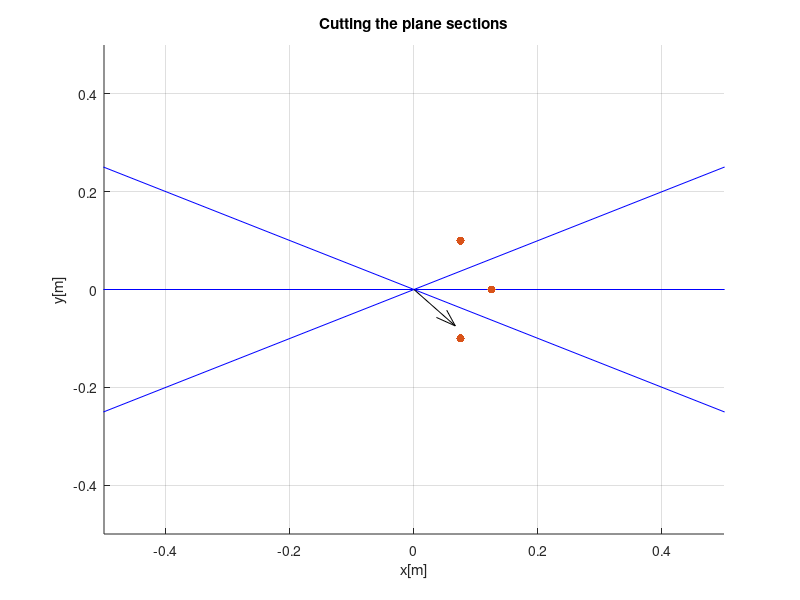

Here is the MATLAB script that generated this plot:
clearvars
%close all
%quick test to see if cutting the plane method for direction determination
%could work


N_mic = 10;
mic_locs = [0.05,0; 0,0.1; 0,-0.1] + [0.075,0];
%mic_locs = 0.1*[cos(2*pi/N_mic*(0:N_mic-1)'), sin(2*pi/N_mic*(0:N_mic-1)')];


%% compute unit distance vectors
vect = zeros(nchoosek(length(mic_locs),2),2);
k = 1;
for i = 1:length(mic_locs)
    for j = i+1:length(mic_locs)
        temp = mic_locs(j,:) - mic_locs(i,:);
        vect(k,:) = temp/norm(temp);
        k = k+1;
    end
end


%% source

source = [2,-0.5];

%% TOA from mic to source 

TOA = zeros(length(mic_locs),1);
c = 343;    %m/s

for i = 1:length(mic_locs)
    TOA(i) = norm(source - mic_locs(i,:))/c;
    
end

%% direction estimation

ang = [0,0];

k = 1;
for i = 1:length(mic_locs)
    for j = i+1:length(mic_locs)
        
        if (TOA(i) > TOA(j))
            ang = ang + vect(k,:);
        else
            ang = ang - vect(k,:);
        end
        k = k+1;
    end
end

ang = ang/norm(ang)



%% plotting
figure

hold on
scatter(source(1), source(2),'k^','filled');
grid


scatter(mic_locs(:,1),mic_locs(:,2),'ro', 'filled');
k = 1;
for i = 1:length(mic_locs)
    for j = i+1:length(mic_locs)
        cent = (mic_locs(i,:)+mic_locs(j,:))./2;
        slope = (mic_locs(j,2)-mic_locs(i,2))/(mic_locs(j,1)-mic_locs(i,1));
        perp = tan( atan(slope)+pi/2); 
        x = [-3,3];
        if perp > 1e10
            x = [0,0];
            y = [-3,3];
        else
            y = (perp*(x-cent(1))+cent(2));
        end
        
        plot(x,y,'b')
        k = k+1';
        
    end
end


quiver(0,0,ang(1), ang(2),0.1,'k');


axis([-3, 3, -3, 3]);

xlabel("x[m]")
ylabel("y[m]")
title("Cutting the plane sections")
axis([-0.5, 0.5, -0.5, 0.5])
